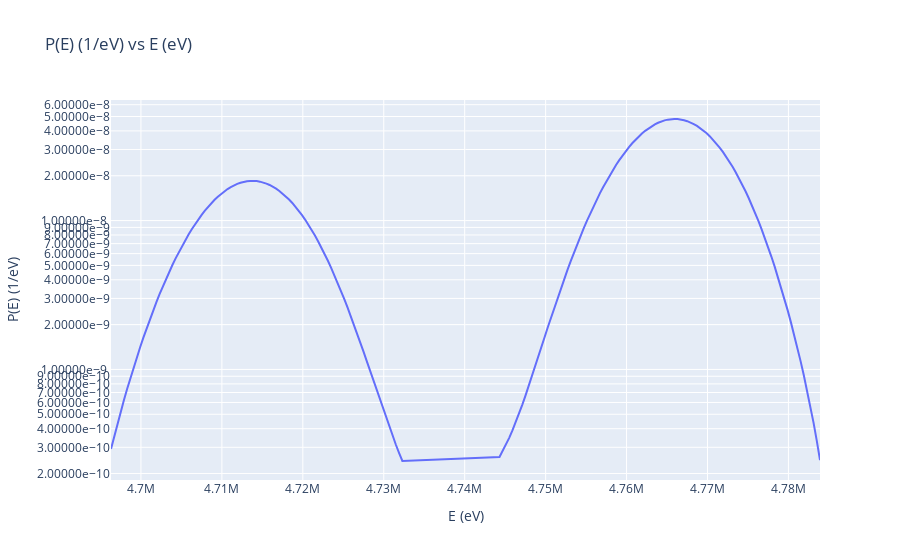

Notebook code cell kept with this figure:
### Code cell
# Asumiendo que df_U235 es tu DataFrame y ya está definido
fig = px.line(df_U234, x='E (eV)', y='P(E) (1/eV)', log_y=True, title='P(E) (1/eV) vs E (eV)')
fig.update_layout(xaxis_title='E (eV)', yaxis_title='P(E) (1/eV)', yaxis_tickformat='.5e', legend_title='Probability Density')
fig.show()

### Figure 1 — Plotly figure (JSON) as saved in the notebook; plotly's stock layout.template omitted (floating-point values rounded to 4 significant figures; data arrays with more than 128 entries replaced by an {"elided": "..."} marker saying what was removed)
{"data": [{"hovertemplate": "E (eV)=%{x}<br>P(E) (1/eV)=%{y}<extra></extra>", "legendgroup": "", "line": {"color": "#636efa", "dash": "solid"}, "marker": {"symbol": "circle"}, "mode": "lines", "name": "", "orientation": "v", "showlegend": false, "type": "scatter", "x": {"elided": "191 int values"}, "xaxis": "x", "y": {"elided": "191 float values"}, "yaxis": "y"}], "layout": {"legend": {"title": {"text": "Probability Density"}, "tracegroupgap": 0}, "title": {"text": "P(E) (1/eV) vs E (eV)"}, "xaxis": {"anchor": "y", "domain": [0, 1], "title": {"text": "E (eV)"}}, "yaxis": {"anchor": "x", "domain": [0, 1], "tickformat": ".5e", "title": {"text": "P(E) (1/eV)"}, "type": "log"}}}
